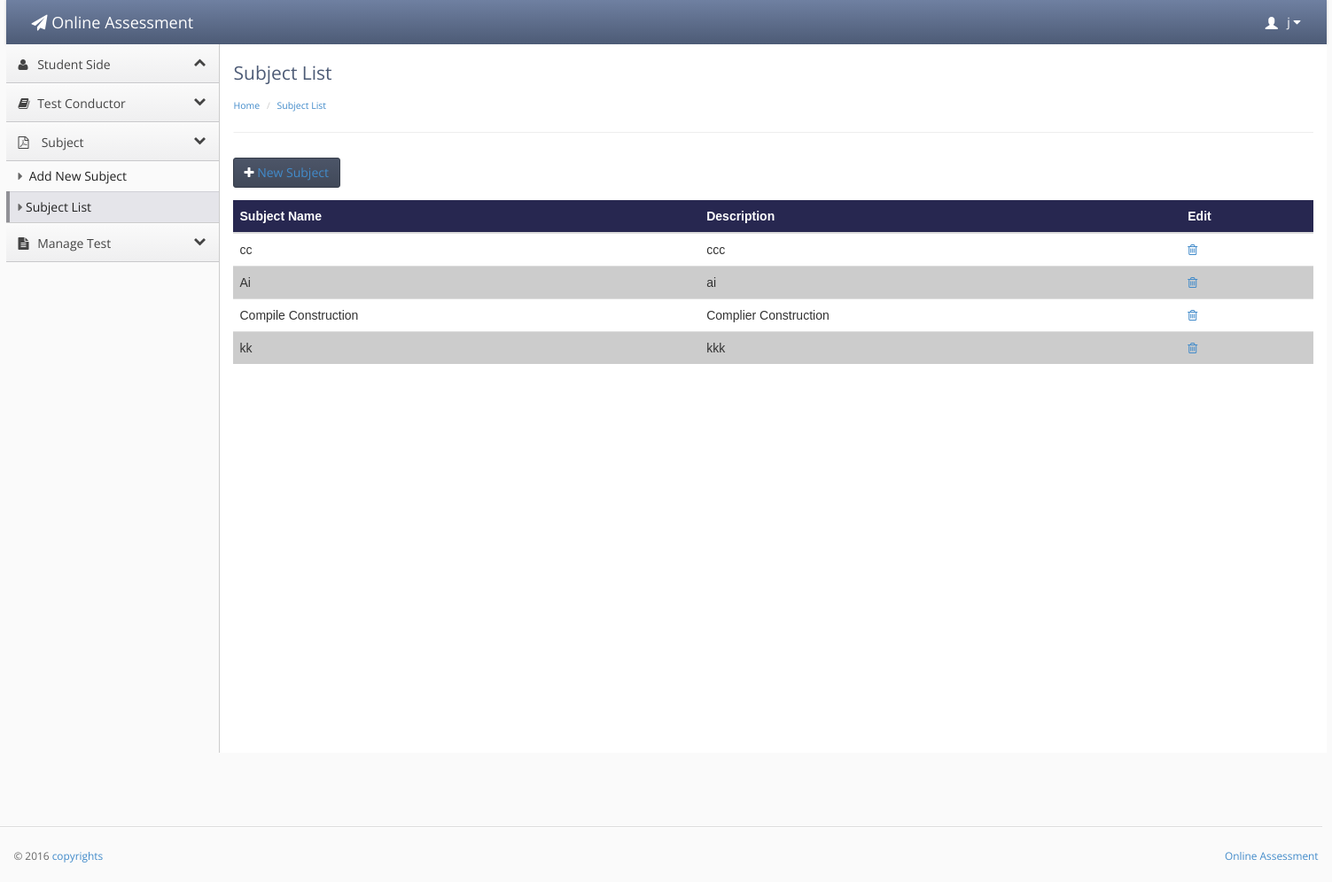
Screenshot of /subject_list.php (signed in) with the database file from the repository.
### tables this page shows
CREATE TABLE IF NOT EXISTS `teacher_conductor` (
`teacher_id` int(20) NOT NULL,
  `user` varchar(20) NOT NULL,
  `f_name` varchar(20) NOT NULL,
  `l_name` varchar(30) NOT NULL,
  `password` varchar(20) NOT NULL,
  `email` varchar(40) NOT NULL,
  `contact` int(17) NOT NULL,
  `address` varchar(40) NOT NULL,
  `city` varchar(20) NOT NULL,
  `code` int(10) NOT NULL,
  `account` enum('Admin','teacher') NOT NULL DEFAULT 'teacher'
);

CREATE TABLE IF NOT EXISTS `subject` (
`subject_id` int(10) unsigned NOT NULL,
  `name` varchar(100) NOT NULL,
  `description` varchar(100) NOT NULL
);

### subject_list.php (the view, shortened to what this page needs)
<?php
if(!isset($_SESSION['username']))
{
header('location:main_user.php');
}
else {
?>
<!doctype html>
<html lang="en"><head>
    <link rel="stylesheet" type="text/css" href="lib/bootstrap/css/bootstrap.css">
    <link rel="stylesheet" href="lib/font-awesome/css/font-awesome.css">
    <link rel="stylesheet" type="text/css" href="stylesheets/theme.css">
    <link rel="stylesheet" type="text/css" href="stylesheets/premium.css">
</head>
<body class=" theme-blue">
<div style="width:100%; height:auto;">
<div style="width:1490px; margin-left:auto; margin-right:auto; ">
    <div class="navbar navbar-default" role="navigation">
        <div class="navbar-header">
          <a class="" href="index.html"><span class="navbar-brand"><span class="fa fa-paper-plane"></span> Online Assessment</span></a></div>
           <?php
  if(isset($_SESSION['username']))
  {
  $id =$_SESSION['username'];
 $result = mysql_query("select * from teacher_conductor
WHERE teacher_conductor.user = '$id'");
while($row = mysql_fetch_array($result))
{
?>
        <div class="navbar-collapse collapse" style="height: 1px;">
          <ul id="main-menu" class="nav navbar-nav navbar-right">
            <li class="dropdown hidden-xs">
                <a href="#" class="dropdown-toggle" data-toggle="dropdown">
                    <span class="glyphicon glyphicon-user padding-right-small" style="position:relative;top: 3px;"></span>
                     <?php echo $row['f_name'];?>
                    <i class="fa fa-caret-down"></i>
                </a>
            </li>
          </ul>
        </div>
      </div>
    </div>
    </div></div>
<?php }}?>
<div style="width:100%; height:auto;">
<div style="width:1490px; margin-left:auto; margin-right:auto; ">
   <div class="sidebar-nav">
    <ul>
    <li><a href="#" data-target=".dashboard-menu" class="nav-header" data-toggle="collapse"><i class="fa fa-fw fa-user"></i> Student Side<i class="fa fa-collapse"></i></a></li>
    <li data-popover="true"rel="popover" data-placement="right"><a href="#" data-target=".premium-menu" class="nav-header collapsed" data-toggle="collapse"><i class="fa fa-fw fa-book"></i> Test Conductor<i class="fa fa-collapse"></i></a></li>
        <li><a href="#" data-target=".accounts-menu" class="nav-header collapsed" data-toggle="collapse"><i class="fa fa-file-pdf-o "></i> Subject   <i class="fa fa-collapse"></i></a></li>
        <li><ul class="accounts-menu nav nav-list collapse in">
            <li ><a href="add_subject.php"><span class="fa fa-caret-right"></span> Add New Subject</a></li>
            <li class="active" ><a href="subject_list.php"><span class="fa fa-caret-right"></span>Subject List</a></li>
    </ul></li>
        <li><a href="#" data-target=".legal-menu" class="nav-header collapsed" data-toggle="collapse"><i class="fa fa-fw fa-file-text"></i> Manage Test<i class="fa fa-collapse"></i></a></li>
            </ul>
    </div>
    <div class="content">
        <div class="header">
            <h1 class="page-title">Subject List</h1>
                    <ul class="breadcrumb">
            <li><a href="index.php">Home</a> </li>
            <li><a href="">Subject List</a> </li>
        </ul>
        </div>
        <div class="main-content">
<div class="btn-toolbar list-toolbar">
    <button class="btn btn-primary"><i class="fa fa-plus"></i><a href="add_subject.php"> New Subject</a></button>
</div>
<table class="table">
  <thead >
    <tr style="background-color:#272750; color:#FFFFFF;">
       <th>Subject Name</th>
      <th>Description</th>
       <th>Edit</th>
    </tr>
  </thead>
  <tbody>
    <tr>
     <?php
 $qry="select * from subject";
  $result = mysql_query($qry);
        while ($row = mysql_fetch_array($result)) {
?>
      <td><?php echo $row['name'];?></td>
      <td><?php echo $row['description'];?></td>
      <td>
            <a href="d_subject.php?del=<?php echo $row['subject_id']; ?> "<i class="fa fa-trash-o"></a>
      </td>
    </tr>
   <?php } ?>
  </tbody>
</table>
</div></div>
            <footer>
                <hr style="width:1500px">
                <p class="pull-right"><a href="" target=""> Online Assessment</a></p>
                <p>© 2016 <a href="" target="">copyrights</a></p>
            </footer>
        </div>
    </div>
</body></html>
<?php } ?>

### subject_list.php (style rules this page uses)
table { font-family: arial, sans-serif; border-collapse: collapse; width: 100%; }
td, th { text-align: left; padding: 8px; }
.navbar-default .navbar-brand, .navbar-default .navbar-brand:hover { color: #fff; }

### rows the page displays
teacher_conductor: f_name "j"
subject: name "cc", description "ccc"
subject: name "Ai", description "ai"
subject: name "Compile Construction", description "Complier Construction"
subject: name "kk", description "kkk"
